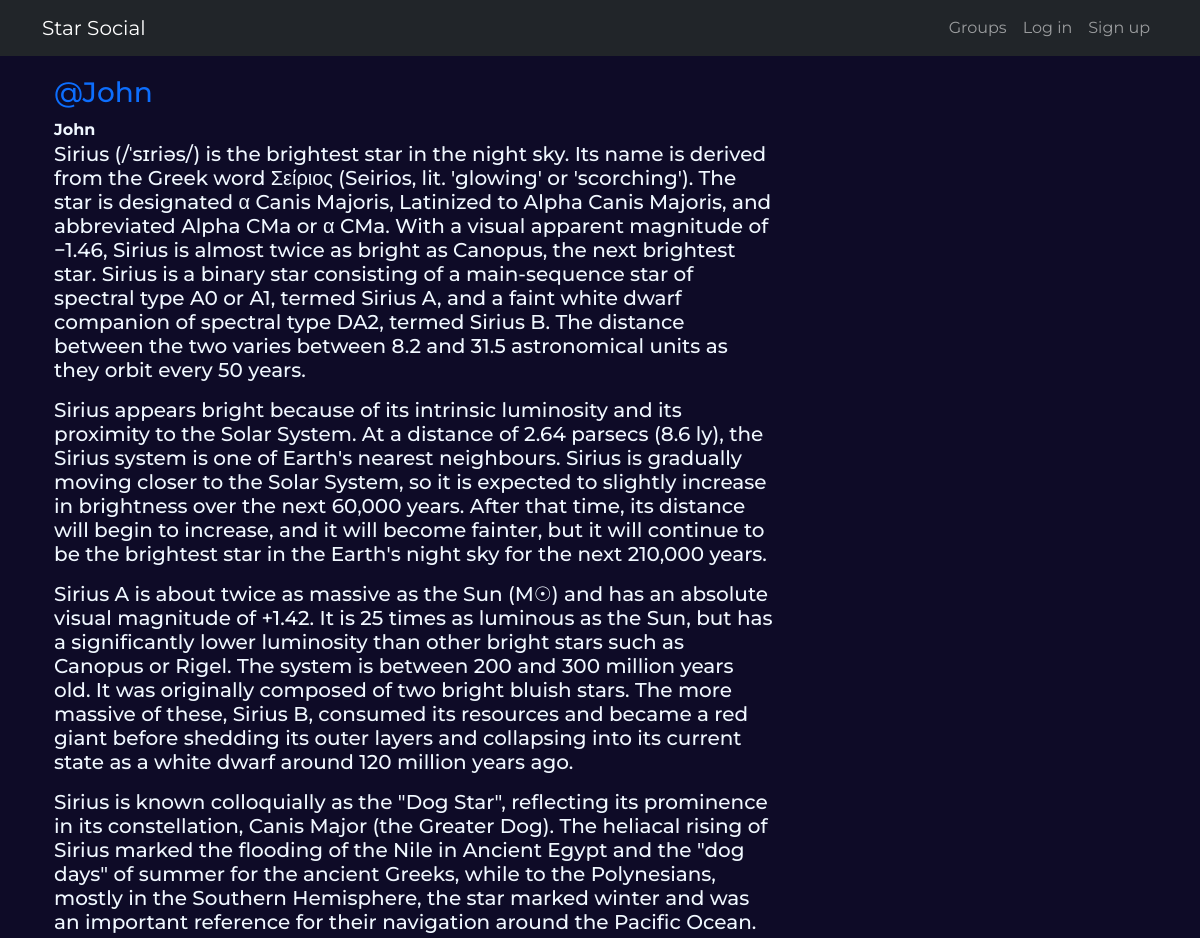
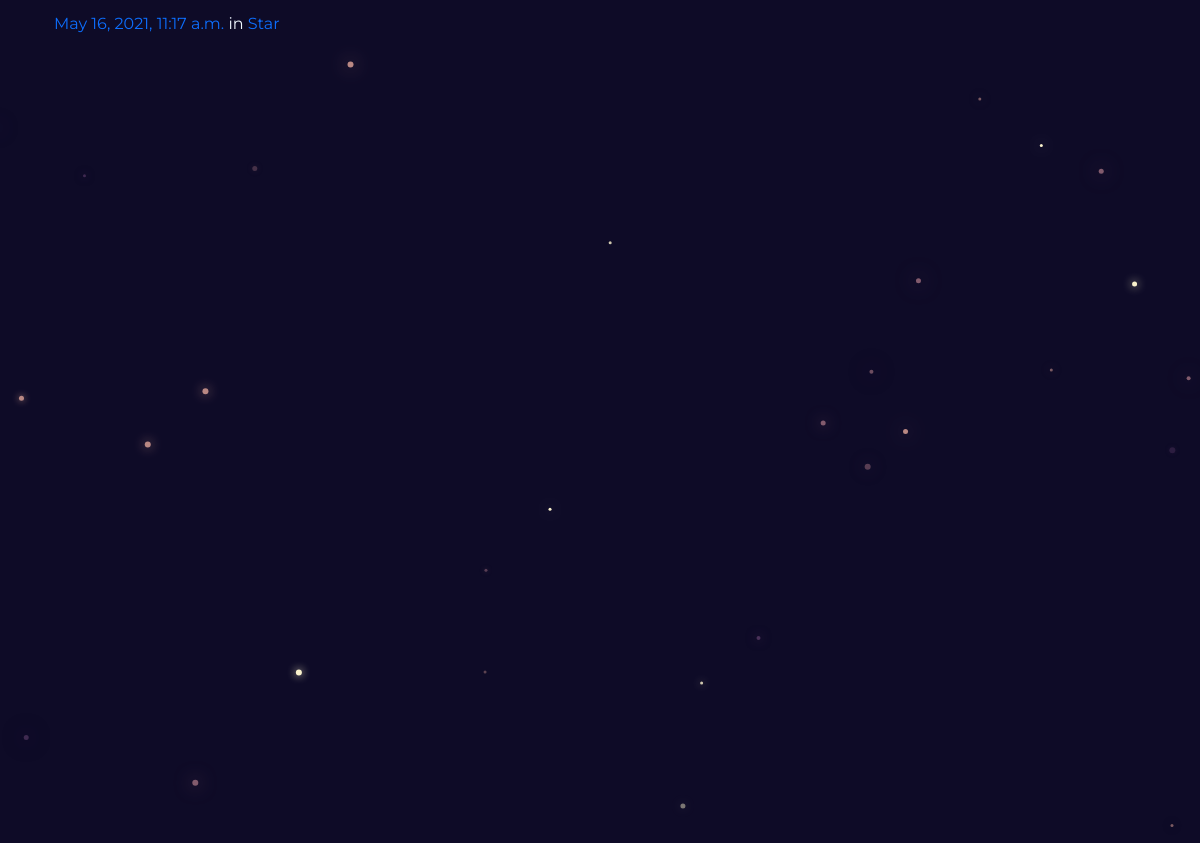
/posts/, run on the app's committed database (2 pictures, top to bottom).
### posts/models.py (models this page shows, shortened)
class Post(models.Model):
    user = models.ForeignKey(User, related_name="posts",on_delete=models.CASCADE)
    created_at = models.DateTimeField(auto_now=True)
    message = models.TextField()
    message_html = models.TextField(editable=False)
    group = models.ForeignKey(Group, related_name="posts",null=True, blank=True,on_delete=models.CASCADE)
    class Meta:
        ordering = ["-created_at"]
        unique_together = ["user", "message"]

### groups/models.py (models this page shows, shortened)
class Group(models.Model):
    name = models.CharField(max_length=255, unique=True)
    slug = models.SlugField(allow_unicode=True, unique=True)
    description = models.TextField(blank=True, default='')
    description_html = models.TextField(editable=False, default='', blank=True)
    members = models.ManyToManyField(User,through="GroupMember")
    class Meta:
        ordering = ["name"]

### posts/views.py (the view)
# urls.py: path('', views.PostList.as_view(), name="all"),
class PostList(SelectRelatedMixin, generic.ListView):
    model = models.Post
    select_related = ("user", "group")

### posts/templates/posts/post_list.html (shortened to what this page needs)
{% extends "posts/post_base.html" %} {% load humanize %}
 {% block post_content %}
<div class="col-md-8">
  {% for post in post_list %} {% include "posts/_post.html" %} {% endfor %}
</div>
{% endblock %}

### posts/templates/posts/_post.html (shortened to what this page needs)
<div class="media">
	<h3 class="mr-5"><a href="{% url 'posts:for_user' username=post.user.username %}">@{{ post.user.username }}</a></h3>
	<div class="media-body">
		<strong>{{ post.user.username }}</strong>
		<h5>{{ post.message_html|safe }}</h5>
			<time class="time"><a href="{% url 'posts:single' username=post.user.username pk=post.pk %}">{{ post.created_at }}</a></time>
			{% if post.group %}
			<span class="group-name">in <a href="#">{{ post.group.name }}</a></span>
			{% endif %}
	</div>
</div>

### static/startsocial/css/master.css (style rules this page uses)
html, body { height: 100%; width: 100%; overflow: hidden; background: #0e0b27; margin: 0; font-family: "Montserrat", sans-serif; }
a { text-decoration: none; }

### data on the page
Post: user.username "John", message_html "Sirius (/ˈsɪriəs/) is the brightest star in the night sky. Its name is derived from the Greek word Σείριος (Seirios, lit. 'glowing' or 'scorching'). The star is designated α Canis Majoris, Latinized to Alpha Canis Majoris, and abbreviated Alpha CMa or α CMa. With a visual apparent magnitude of −1.46, Sirius is almost twice as bright as Canopus, the next brightest star. Sirius is a binary star consisting of a main-sequence star of spectral type A0 or A1, termed Sirius A, and a faint white dwarf companion of spectral type DA2, termed Sirius B. The distance between the two varies between 8.2 and 31.5 astronomical units as they orbit every 50 years. Sirius appears bright because of its…", created_at "May 16, 2021, 11:17 a.m.", group.name "Star"
